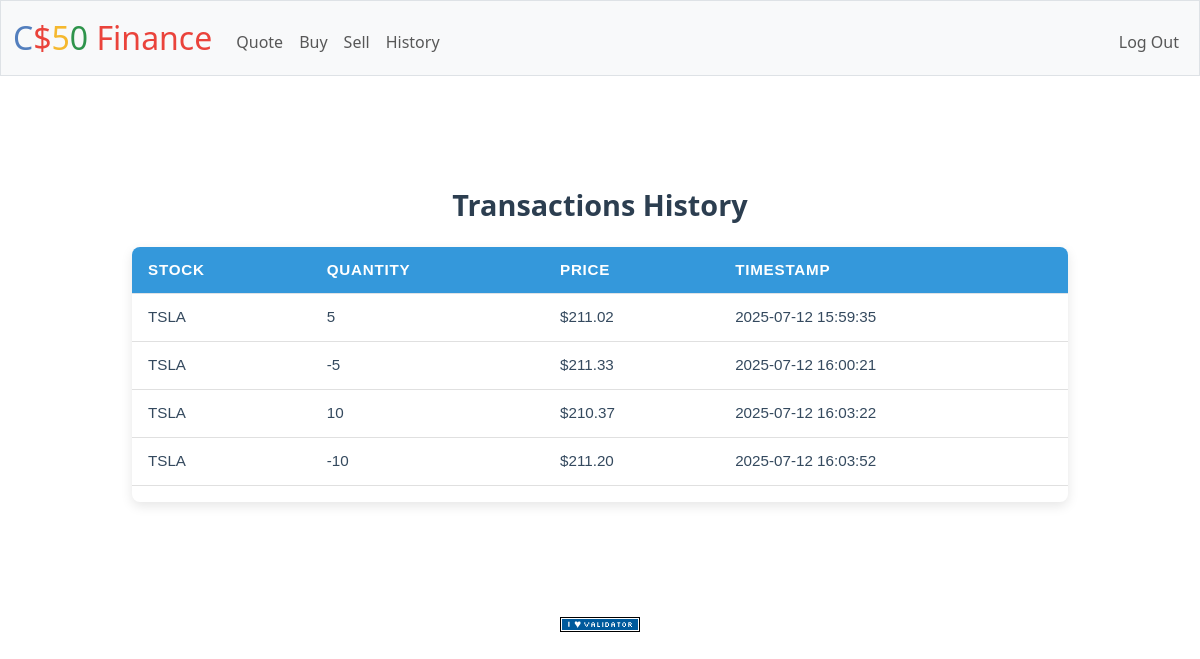
The app's page /history (signed in) with its own data.
### tables this page shows
CREATE TABLE stock_transactions(     user_id INTEGER,     symbol TEXT,     quantity INTEGER,     price REAL,     timestamp DATETIME );

### app.py (the view)
@app.route("/history")
@login_required
def history():
    if request.method == 'GET':
        data = db.execute('SELECT * FROM stock_transactions where user_id = ?', session['user_id'])
        return render_template('history.html', history = data)
    return apology("TODO")

### app.py (called while the page is built)
@app.after_request
def after_request(response):
    response.headers["Cache-Control"] = "no-cache, no-store, must-revalidate"
    response.headers["Expires"] = 0
    response.headers["Pragma"] = "no-cache"
    return response

### helpers.py (called while the page is built)
def login_required(f):
    @wraps(f)
    def decorated_function(*args, **kwargs):
        if session.get("user_id") is None:
            return redirect("/login")
        return f(*args, **kwargs)
    return decorated_function

def usd(value):
    return f"${value:,.2f}"

### templates/history.html (shortened to what this page needs)
{% extends "layout.html" %}
{% block main %}
    <div class="container">
        <h2 class="table-title">Transactions History</h2>
        <div class="table-wrapper">
            <table id="history-table" class="table">
                <thead>
                    <tr>
                        <th>Stock</th>
                        <th>Quantity</th>
                        <th>Price</th>
                        <th>Timestamp</th>
                    </tr>
                </thead>
                <tbody>
                    {% for operation in history %}
                    <tr>
                        <td>{{ operation['symbol'] }}</td>
                        <td>{{ operation['quantity'] }}</td>
                        <td class="price">{{ operation['price'] | usd }}</td>
                        <td>{{ operation['timestamp'] }}</td>
                    </tr>
                    {% endfor %}
                </tbody>
            </table>
        </div>
    </div>
{% endblock %}

### templates/layout.html (shortened to what this page needs)
<!DOCTYPE html>
<html lang="en">
    <head>
        <link href="https://cdn.jsdelivr.net/npm/bootstrap@5.3.3/dist/css/bootstrap.min.css" rel="stylesheet">
        <link href="/static/styles.css" rel="stylesheet">
    </head>
    <body>
        <nav class="bg-light border navbar navbar-expand-md navbar-light">
            <div class="container-fluid">
                <a class="navbar-brand" href="/"><span class="blue">C</span><span class="red">$</span><span class="yellow">5</span><span class="green">0</span> <span class="red">Finance</span></a>
                <div class="collapse navbar-collapse" id="navbar">
                    {% if session["user_id"] %}
                        <ul class="navbar-nav me-auto mt-2">
                            <li class="nav-item"><a class="nav-link" href="/quote">Quote</a></li>
                            <li class="nav-item"><a class="nav-link" href="/buy">Buy</a></li>
                            <li class="nav-item"><a class="nav-link" href="/sell">Sell</a></li>
                            <li class="nav-item"><a class="nav-link" href="/history">History</a></li>
                        </ul>
                        <ul class="navbar-nav ms-auto mt-2">
                            <li class="nav-item"><a class="nav-link" href="/logout">Log Out</a></li>
                        </ul>
                    {% else %}
                        <ul class="navbar-nav ms-auto mt-2">
                            <li class="nav-item"><a class="nav-link" href="/register">Register</a></li>
                            <li class="nav-item"><a class="nav-link" href="/login">Log In</a></li>
                        </ul>
                    {% endif %}
                </div>
            </div>
        </nav>
        <main class="container py-5 text-center">
            {% block main %}{% endblock %}
        </main>
        <footer class="mb-5">
            <form action="https://validator.w3.org/check" class="text-center" enctype="multipart/form-data" method="post" target="_blank">
                <input alt="Validate" src="/static/I_heart_validator.png" type="image">
            </form>
        </footer>
    </body>
</html>

### static/styles.css (style rules this page uses)
nav .navbar-brand { font-size: xx-large; }
nav .navbar-brand .blue { color: #537fbe; }
nav .navbar-brand .red { color: #ea433b; }
nav .navbar-brand .yellow { color: #f5b82e; }
nav .navbar-brand .green { color: #2e944b; }

### templates/history.html (style rules this page uses)
.container { max-width: 1000px; margin: 2rem auto; padding: 0 1rem; }
.table-title { font-size: 1.8rem; font-weight: 600; color: #2c3e50; text-align: center; margin-bottom: 1.5rem; }
.table-wrapper { background: #fff; border-radius: 8px; box-shadow: 0 4px 12px rgba(0, 0, 0, 0.1); overflow-x: auto; }
.table { width: 100%; border-collapse: collapse; font-family: 'Arial', sans-serif; }
.table th, .table td { padding: 0.75rem 1rem; text-align: left; font-size: 0.95rem; }
.table th { background-color: #3498db; color: #fff; font-weight: 600; text-transform: uppercase; letter-spacing: 0.05em; }
.table tbody tr { border-bottom: 1px solid #e0e0e0; transition: background-color 0.2s ease; }
.table td { color: #34495e; }
.price { font-weight: 500; color: #27ae60; }
.table tbody tr:nth-child(even) { background-color: #f9f9f9; }

### records on screen
stock_transactions: symbol "TSLA", quantity "5", price "$211.02", timestamp "2025-07-12 15:59:35"
stock_transactions: symbol "TSLA", quantity "-5", price "$211.33", timestamp "2025-07-12 16:00:21"
stock_transactions: symbol "TSLA", quantity "10", price "$210.37", timestamp "2025-07-12 16:03:22"
stock_transactions: symbol "TSLA", quantity "-10", price "$211.20", timestamp "2025-07-12 16:03:52"
